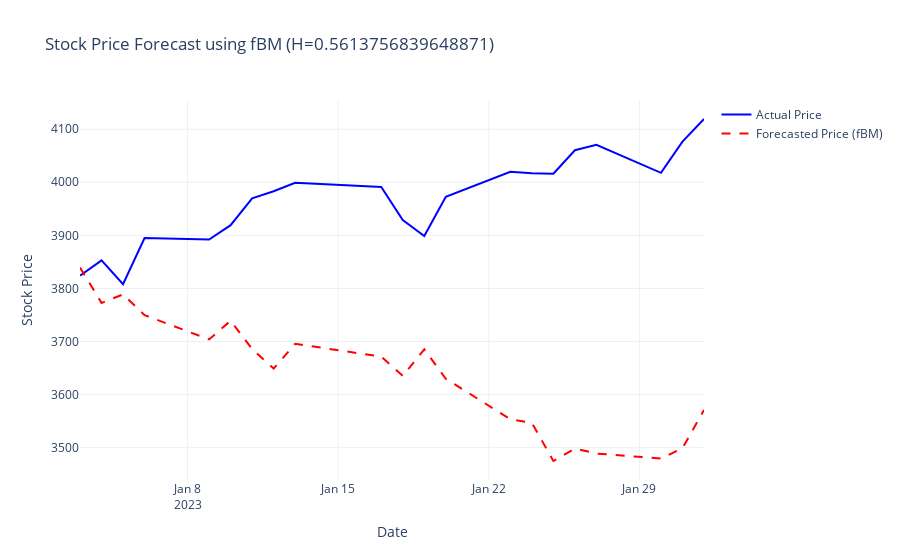

Notebook cell for this chart:
### Code cell
from stochastic.processes.continuous import FractionalBrownianMotion
import numpy as np
import random
import plotly.graph_objects as go

def simulate_fbm_prices(train_data, test_data, H):
    """Simulate future stock prices using a geometric fractional Brownian motion model."""    
    # Calculate drift (μ) and volatility (σ) from training log returns
    mu = train_data["log_returns"].mean()
    sigma = train_data["log_returns"].std()

    # Define Fractional Brownian Motion (fBM) model
    n_days = len(test_data)
    fbm = FractionalBrownianMotion(hurst=H, t=n_days - 1)
    fbm_values = fbm.sample(n=n_days - 1)
    
    # Use the last known price from training data as the starting point
    S0 = train_data['price'].iloc[-1]
    simulated_prices = S0 * np.exp(mu * np.arange(n_days) + sigma * fbm_values)
    
    return simulated_prices

def plot_actual_vs_simulated(test_data, simulated_prices, H):
    """Create an interactive Plotly plot comparing the actual prices with simulated prices."""
    fig = go.Figure()
    fig.add_trace(go.Scatter(
        x=test_data.index,
        y=test_data["price"],
        mode='lines',
        name='Actual Price',
        line=dict(color='blue')
    ))
    fig.add_trace(go.Scatter(
        x=test_data.index,
        y=simulated_prices,
        mode='lines',
        name='Forecasted Price (fBM)',
        line=dict(color='red', dash='dash')
    ))
    fig.update_layout(
        title=f"Stock Price Forecast using fBM (H={H})",
        xaxis_title="Date",
        yaxis_title="Stock Price",
        template="plotly_white"
    )
    fig.show()

simulated_prices = simulate_fbm_prices(SNP_training_df, SNP_testing_df, SNP_hurst_est)
plot_actual_vs_simulated(SNP_testing_df, simulated_prices, SNP_hurst_est)

### Figure 1 — Plotly figure (JSON) as saved in the notebook; plotly's stock layout.template omitted (floating-point values rounded to 4 significant figures)
{"data": [{"line": {"color": "blue"}, "mode": "lines", "name": "Actual Price", "type": "scatter", "x": ["2023-01-03T00:00:00", "2023-01-04T00:00:00", "2023-01-05T00:00:00", "2023-01-06T00:00:00", "2023-01-09T00:00:00", "2023-01-10T00:00:00", "2023-01-11T00:00:00", "2023-01-12T00:00:00", "2023-01-13T00:00:00", "2023-01-17T00:00:00", "2023-01-18T00:00:00", "2023-01-19T00:00:00", "2023-01-20T00:00:00", "2023-01-23T00:00:00", "2023-01-24T00:00:00", "2023-01-25T00:00:00", "2023-01-26T00:00:00", "2023-01-27T00:00:00", "2023-01-30T00:00:00", "2023-01-31T00:00:00", "2023-02-01T00:00:00"], "y": [3824.0, 3853.0, 3808.0, 3895.0, 3892.0, 3919.0, 3970.0, 3983.0, 3999.0, 3991.0, 3929.0, 3899.0, 3973.0, 4020.0, 4017.0, 4016.0, 4060.0, 4071.0, 4018.0, 4077.0, 4119.0]}, {"line": {"color": "red", "dash": "dash"}, "mode": "lines", "name": "Forecasted Price (fBM)", "type": "scatter", "x": ["2023-01-03T00:00:00", "2023-01-04T00:00:00", "2023-01-05T00:00:00", "2023-01-06T00:00:00", "2023-01-09T00:00:00", "2023-01-10T00:00:00", "2023-01-11T00:00:00", "2023-01-12T00:00:00", "2023-01-13T00:00:00", "2023-01-17T00:00:00", "2023-01-18T00:00:00", "2023-01-19T00:00:00", "2023-01-20T00:00:00", "2023-01-23T00:00:00", "2023-01-24T00:00:00", "2023-01-25T00:00:00", "2023-01-26T00:00:00", "2023-01-27T00:00:00", "2023-01-30T00:00:00", "2023-01-31T00:00:00", "2023-02-01T00:00:00"], "y": [3840.0, 3773.0, 3789.0, 3750.0, 3704.0, 3739.0, 3686.0, 3649.0, 3696.0, 3672.0, 3635.0, 3685.0, 3630.0, 3554.0, 3547.0, 3475.0, 3498.0, 3489.0, 3480.0, 3499.0, 3571.0]}], "layout": {"title": {"text": "Stock Price Forecast using fBM (H=0.5613756839648871)"}, "xaxis": {"title": {"text": "Date"}}, "yaxis": {"title": {"text": "Stock Price"}}}}
